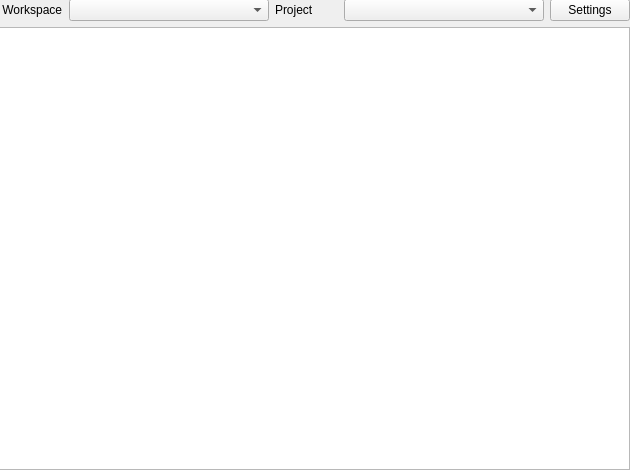
<?xml version="1.0" encoding="UTF-8"?>
<ui version="4.0">
 <class>MainWindow</class>
 <widget class="QMainWindow" name="MainWindow">
  <property name="geometry">
   <rect>
    <x>0</x>
    <y>0</y>
    <width>630</width>
    <height>470</height>
   </rect>
  </property>
  <property name="maximumSize">
   <size>
    <width>630</width>
    <height>470</height>
   </size>
  </property>
  <property name="windowTitle">
   <string>MainWindow</string>
  </property>
  <widget class="QWidget" name="centralwidget">
   <widget class="QWidget" name="gridLayoutWidget">
    <property name="geometry">
     <rect>
      <x>-1</x>
      <y>-1</y>
      <width>631</width>
      <height>471</height>
     </rect>
    </property>
    <layout class="QGridLayout" name="gridLayout">
     <item row="1" column="0">
      <layout class="QHBoxLayout" name="horizontalLayout">
       <item>
        <widget class="QLabel" name="label">
         <property name="maximumSize">
          <size>
           <width>16777215</width>
           <height>16777215</height>
          </size>
         </property>
         <property name="text">
          <string> Workspace</string>
         </property>
        </widget>
       </item>
       <item>
        <widget class="QComboBox" name="comboWorkspace">
         <property name="minimumSize">
          <size>
           <width>200</width>
           <height>0</height>
          </size>
         </property>
        </widget>
       </item>
       <item>
        <widget class="QLabel" name="label_2">
         <property name="text">
          <string>Project</string>
         </property>
        </widget>
       </item>
       <item>
        <widget class="QComboBox" name="comboProject">
         <property name="minimumSize">
          <size>
           <width>200</width>
           <height>0</height>
          </size>
         </property>
        </widget>
       </item>
       <item>
        <widget class="QPushButton" name="pushSettings">
         <property name="text">
          <string>Settings</string>
         </property>
        </widget>
       </item>
      </layout>
     </item>
     <item row="2" column="0">
      <widget class="QListView" name="listTasks"/>
     </item>
    </layout>
   </widget>
  </widget>
 </widget>
 <resources/>
 <connections/>
</ui>
